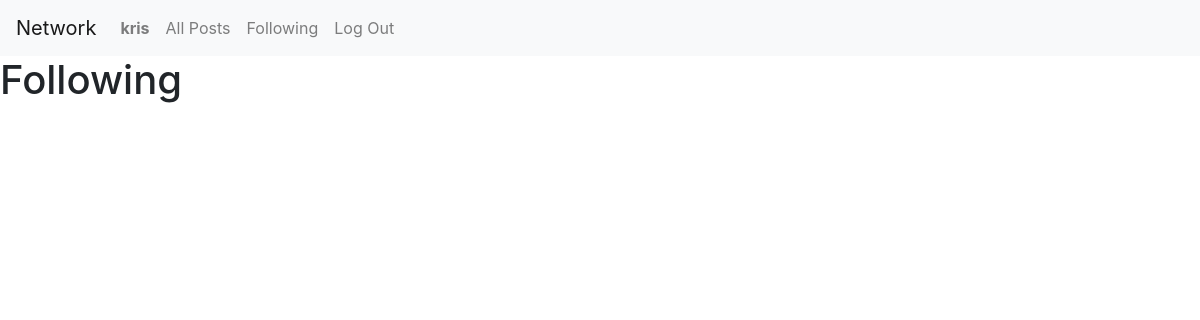
Page /following (signed in) on the earlier database version.
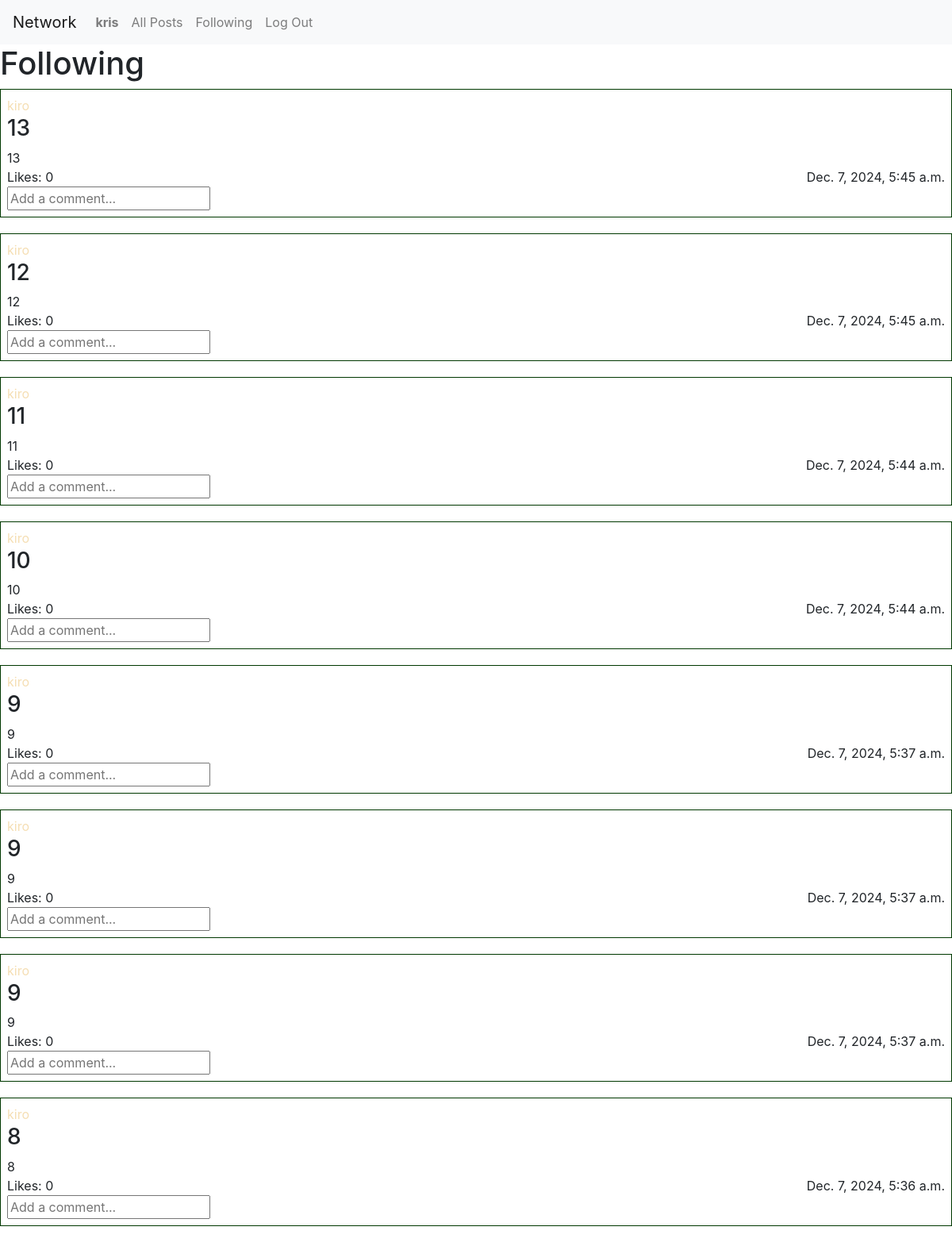
Same page on the later database version.
### network/models.py (models this page shows)
class User(AbstractUser):
    pass

class Post(models.Model):
    user = models.ForeignKey(User, on_delete=models.CASCADE, related_name="posts")
    title = models.TextField(max_length=128)
    body = models.TextField(max_length=1024)
    created_at = models.DateTimeField(auto_now_add=True)
    likes = models.IntegerField(default=0)

### network/views.py (the view)
# urls.py: path("following", views.following, name="following"),
@login_required
def following(request):
    following_users = request.user.following.values_list('followed', flat=True)
    following_posts = Post.objects.filter(user__in=following_users).order_by("-created_at")
    return render(request, "network/following.html", {
        "following": following_posts
    })

### network/templates/network/following.html
{% extends "network/layout.html" %} {% load static %} {% block body %}
<h1>Following</h1>
{% for post in following %}
<div class="post">
  <a href="{% url 'profile' post.user.id %}">
    <p>{{ post.user }}</p>
  </a>
  <h3>{{ post.title }}</h3>
  <p>{{ post.body }}</p>
  <div class="d-flex justify-content-between">
    <span>Likes: {{ post.likes }}</span>
    <span>{{ post.created_at }}</span>
  </div>
  <input
    type="text"
    name="comment"
    id="comment"
    placeholder="Add a comment..."
  />
</div>
{% endfor %}
{% endblock %}

### network/templates/network/layout.html (shortened to what this page needs)
{% load static %}
<!DOCTYPE html>
<html lang="en">
  <head>
    <link
      rel="stylesheet"
      href="https://stackpath.bootstrapcdn.com/bootstrap/4.4.1/css/bootstrap.min.css"
    />
    <link href="{% static 'network/styles.css' %}" rel="stylesheet" />
  </head>
  <body>
    <nav class="navbar navbar-expand-lg navbar-light bg-light">
      <a class="navbar-brand" href="#">Network</a>
      <div>
        <ul class="navbar-nav mr-auto">
          {% if request.user.is_authenticated %}
          <li class="nav-item">
            <a class="nav-link" href="{% url 'profile' user.id %}"
              ><strong>{{ request.user.username }}</strong></a
            >
          </li>
          {% endif %}
          <li class="nav-item">
            <a class="nav-link" href="{% url 'index' %}">All Posts</a>
          </li>
          {% if request.user.is_authenticated %}
          <li class="nav-item">
            <a class="nav-link" href="{% url 'following' %}">Following</a>
          </li>
          <li class="nav-item">
            <a class="nav-link" href="{% url 'logout' %}">Log Out</a>
          </li>
          {% endif %}
        </ul>
      </div>
    </nav>
    <div class="body">{% block body %} {% endblock %}</div>
  </body>
</html>

### network/static/network/styles.css (style rules this page uses)
p { margin: 0; }
a { color: wheat; }
.post { margin-bottom: 20px; padding: 0.5em; border: 1.5px solid rgb(0, 56, 0); }

Differences in the rows shown:
added Post: user "kiro", title "13", body "13", likes "0", created_at "Dec. 7, 2024, 5:45 a.m."
added Post: user "kiro", title "12", body "12", likes "0", created_at "Dec. 7, 2024, 5:45 a.m."
added Post: user "kiro", title "11", body "11", likes "0", created_at "Dec. 7, 2024, 5:44 a.m."
added Post: user "kiro", title "10", body "10", likes "0", created_at "Dec. 7, 2024, 5:44 a.m."
added Post: user "kiro", title "9", body "9", likes "0", created_at "Dec. 7, 2024, 5:37 a.m."
added Post: user "kiro", title "9", body "9", likes "0", created_at "Dec. 7, 2024, 5:37 a.m."
added Post: user "kiro", title "9", body "9", likes "0", created_at "Dec. 7, 2024, 5:37 a.m."
added Post: user "kiro", title "8", body "8", likes "0", created_at "Dec. 7, 2024, 5:36 a.m."
